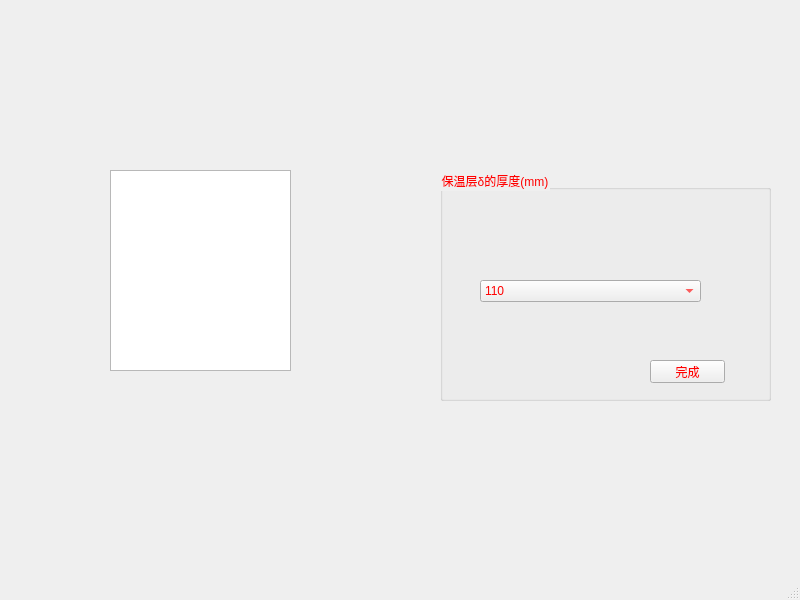
<?xml version="1.0" encoding="UTF-8"?>
<ui version="4.0">
 <class>MainWindow</class>
 <widget class="QMainWindow" name="MainWindow">
  <property name="geometry">
   <rect>
    <x>0</x>
    <y>0</y>
    <width>800</width>
    <height>600</height>
   </rect>
  </property>
  <property name="windowTitle">
   <string>MainWindow</string>
  </property>
  <widget class="QWidget" name="centralwidget">
   <widget class="QGraphicsView" name="graphicsView">
    <property name="geometry">
     <rect>
      <x>110</x>
      <y>170</y>
      <width>181</width>
      <height>201</height>
     </rect>
    </property>
    <property name="styleSheet">
     <string notr="true">border-image: url(:/wuding1/8.png);</string>
    </property>
   </widget>
   <widget class="QGroupBox" name="groupBox">
    <property name="geometry">
     <rect>
      <x>440</x>
      <y>170</y>
      <width>331</width>
      <height>231</height>
     </rect>
    </property>
    <property name="styleSheet">
     <string notr="true">color: rgb(255, 0, 0);
font: 8pt &quot;楷体&quot;;</string>
    </property>
    <property name="title">
     <string>保温层δ的厚度(mm)</string>
    </property>
    <widget class="QComboBox" name="comboBox">
     <property name="geometry">
      <rect>
       <x>40</x>
       <y>110</y>
       <width>221</width>
       <height>22</height>
      </rect>
     </property>
     <item>
      <property name="text">
       <string>110</string>
      </property>
     </item>
     <item>
      <property name="text">
       <string>80</string>
      </property>
     </item>
     <item>
      <property name="text">
       <string>50</string>
      </property>
     </item>
     <item>
      <property name="text">
       <string>40</string>
      </property>
     </item>
     <item>
      <property name="text">
       <string>30</string>
      </property>
     </item>
     <item>
      <property name="text">
       <string>25</string>
      </property>
     </item>
    </widget>
    <widget class="QPushButton" name="fff">
     <property name="geometry">
      <rect>
       <x>210</x>
       <y>190</y>
       <width>75</width>
       <height>23</height>
      </rect>
     </property>
     <property name="text">
      <string>完成</string>
     </property>
    </widget>
   </widget>
  </widget>
  <widget class="QMenuBar" name="menubar">
   <property name="geometry">
    <rect>
     <x>0</x>
     <y>0</y>
     <width>800</width>
     <height>22</height>
    </rect>
   </property>
  </widget>
  <widget class="QStatusBar" name="statusbar"/>
 </widget>
 <resources>
  <include location="../pic/wuding.qrc"/>
 </resources>
 <connections/>
</ui>
